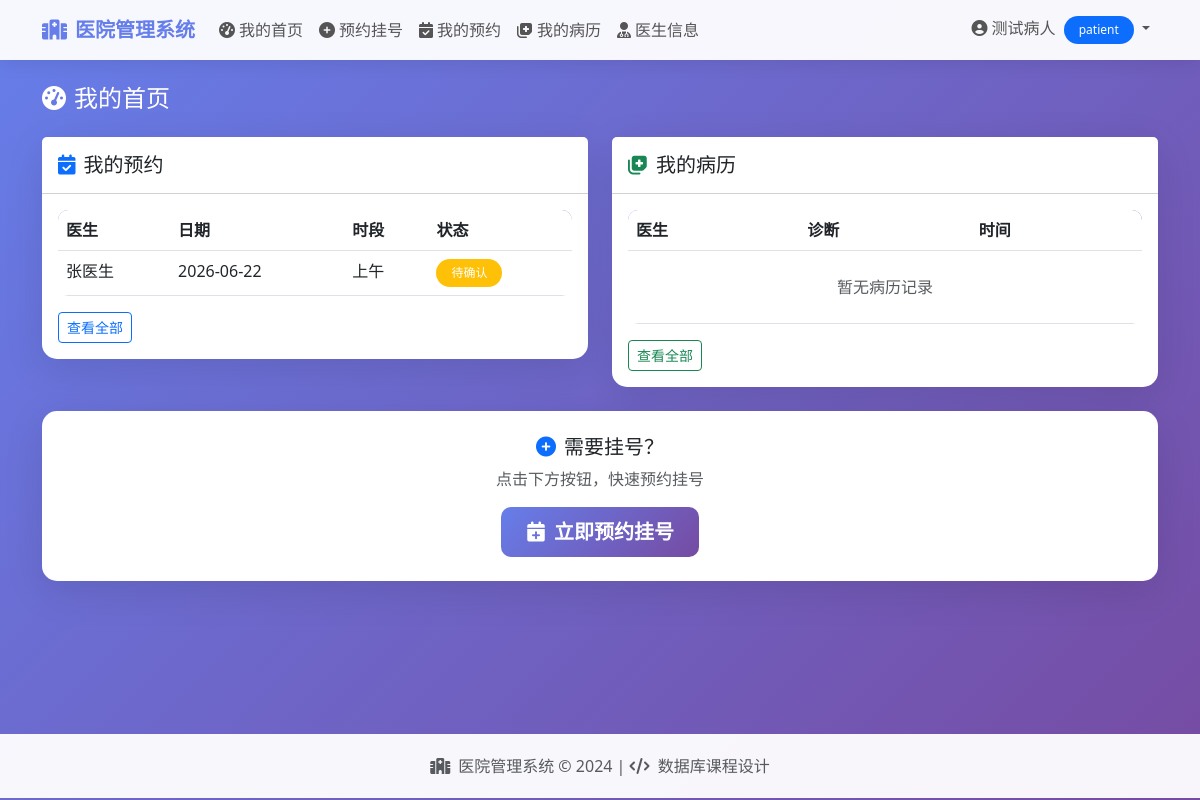
Page /patient/dashboard (signed in) on the committed database.
### app.py (models this page shows, shortened)
class User(db.Model):
    __tablename__ = 'users'
    id = db.Column(db.Integer, primary_key=True)
    username = db.Column(db.String(80), unique=True, nullable=False, index=True)
    password_hash = db.Column(db.String(200), nullable=False)
    name = db.Column(db.String(100), nullable=False)
    role = db.Column(db.String(20), nullable=False)  # admin, doctor, patient
    phone = db.Column(db.String(20))
    email = db.Column(db.String(100))
    created_at = db.Column(db.DateTime, default=datetime.utcnow)
    department = db.Column(db.String(100))  # 科室
    title = db.Column(db.String(50))  # 职称
    description = db.Column(db.Text)  # 简介
    gender = db.Column(db.String(10))
    age = db.Column(db.Integer)
    address = db.Column(db.String(200))

class Appointment(db.Model):
    __tablename__ = 'appointments'
    id = db.Column(db.Integer, primary_key=True)
    patient_id = db.Column(db.Integer, db.ForeignKey('users.id'), nullable=False, index=True)
    doctor_id = db.Column(db.Integer, db.ForeignKey('users.id'), nullable=False, index=True)
    appointment_date = db.Column(db.Date, nullable=False, index=True)
    time_slot = db.Column(db.String(20), nullable=False)  # 上午/下午
    status = db.Column(db.String(20), default='pending')  # pending, confirmed, completed, cancelled
    symptom = db.Column(db.Text)  # 症状描述
    created_at = db.Column(db.DateTime, default=datetime.utcnow)
    patient = db.relationship('User', foreign_keys=[patient_id], backref='appointments_as_patient')
    doctor = db.relationship('User', foreign_keys=[doctor_id], backref='appointments_as_doctor')

### app.py (the view)
@app.route('/patient/dashboard')
@login_required
@role_required('patient')
def patient_dashboard():
    my_appointments = Appointment.query.filter_by(
        patient_id=current_user.id
    ).order_by(Appointment.appointment_date.desc()).limit(5).all()
    my_records = MedicalRecord.query.filter_by(
        patient_id=current_user.id
    ).order_by(MedicalRecord.created_at.desc()).limit(5).all()
    return render_template('patient/dashboard.html',
                         my_appointments=my_appointments,
                         my_records=my_records)

### app.py (called while the page is built)
def role_required(*roles):
    def decorator(f):
        @wraps(f)
        def decorated_function(*args, **kwargs):
            if not current_user.is_authenticated:
                return redirect(url_for('login'))
            if current_user.role not in roles:
                flash("您没有权限访问此页面", "danger")
                return redirect(url_for('index'))
            return f(*args, **kwargs)
        return decorated_function
    return decorator

@login_manager.user_loader
def load_user(user_id):
    return User.query.get(int(user_id))

### templates/patient/dashboard.html (shortened to what this page needs)
{% extends "base.html" %}
{% block content %}
<div class="fade-in">
    <h4 class="text-white mb-4"><i class="fas fa-tachometer-alt me-2"></i>我的首页</h4>
    <div class="row g-4">
        <div class="col-md-6">
            <div class="card">
                <div class="card-header bg-white py-3">
                    <h5 class="mb-0"><i class="fas fa-calendar-check me-2 text-primary"></i>我的预约</h5>
                </div>
                <div class="card-body">
                    <div class="table-responsive">
                        <table class="table table-hover">
                            <thead>
                                <tr>
                                    <th>医生</th>
                                    <th>日期</th>
                                    <th>时段</th>
                                    <th>状态</th>
                                </tr>
                            </thead>
                            <tbody>
                                {% for apt in my_appointments %}
                                <tr>
                                    <td>{{ apt.doctor.name if apt.doctor else '未知' }}</td>
                                    <td>{{ apt.appointment_date }}</td>
                                    <td>{{ apt.time_slot }}</td>
                                    <td>
                                        {% if apt.status == 'pending' %}
                                        <span class="badge bg-warning">待确认</span>
                                        {% elif apt.status == 'confirmed' %}
                                        <span class="badge bg-info">已确认</span>
                                        {% elif apt.status == 'completed' %}
                                        <span class="badge bg-success">已完成</span>
                                        {% elif apt.status == 'cancelled' %}
                                        <span class="badge bg-danger">已取消</span>
                                        {% endif %}
                                    </td>
                                </tr>
                                {% else %}
                                <tr>
                                    <td colspan="4" class="text-center text-muted py-4">暂无预约记录</td>
                                </tr>
                                {% endfor %}
                            </tbody>
                        </table>
                    </div>
                    <a href="{{ url_for('patient_appointments') }}" class="btn btn-outline-primary btn-sm">查看全部</a>
                </div>
            </div>
        </div>
        <div class="col-md-6">
            <div class="card">
                <div class="card-header bg-white py-3">
                    <h5 class="mb-0"><i class="fas fa-notes-medical me-2 text-success"></i>我的病历</h5>
                </div>
                <div class="card-body">
                    <div class="table-responsive">
                        <table class="table table-hover">
                            <thead>
                                <tr>
                                    <th>医生</th>
                                    <th>诊断</th>
                                    <th>时间</th>
                                </tr>
                            </thead>
                            <tbody>
                                {% for record in my_records %}
                                <tr>
                                    <td>{{ record.doctor.name if record.doctor else '未知' }}</td>
                                    <td>{{ record.diagnosis[:20] + '...' if record.diagnosis|length > 20 else record.diagnosis }}</td>
                                    <td>{{ record.created_at.strftime('%m-%d %H:%M') }}</td>
                                </tr>
                                {% else %}
                                <tr>
                                    <td colspan="3" class="text-center text-muted py-4">暂无病历记录</td>
                                </tr>
                                {% endfor %}
                            </tbody>
                        </table>
                    </div>
                    <a href="{{ url_for('patient_records') }}" class="btn btn-outline-success btn-sm">查看全部</a>
                </div>
            </div>
        </div>
    </div>
    <div class="row mt-4">
        <div class="col-12">
            <div class="card">
                <div class="card-body p-4 text-center">
                    <h5><i class="fas fa-plus-circle me-2 text-primary"></i>需要挂号？</h5>
                    <p class="text-muted">点击下方按钮，快速预约挂号</p>
                    <a href="{{ url_for('patient_book_appointment') }}" class="btn btn-primary btn-lg">
                        <i class="fas fa-calendar-plus me-2"></i>立即预约挂号
                    </a>
                </div>
            </div>
        </div>
    </div>
</div>
{% endblock %}

### templates/base.html (shortened to what this page needs)
<!DOCTYPE html>
<html lang="zh-CN">
<head>
    <link href="https://cdn.bootcdn.net/ajax/libs/twitter-bootstrap/5.3.0/css/bootstrap.min.css" rel="stylesheet">
    <link href="https://cdn.bootcdn.net/ajax/libs/font-awesome/6.4.0/css/all.min.css" rel="stylesheet">
</head>
<body>
    <nav class="navbar navbar-expand-lg">
        <div class="container">
            <a class="navbar-brand" href="{{ url_for('index') }}">
                <i class="fas fa-hospital me-2"></i>医院管理系统
            </a>
            <div class="collapse navbar-collapse" id="navbarNav">
                <ul class="navbar-nav me-auto">
                    {% if current_user.is_authenticated %}
                        {% if current_user.role == 'admin' %}
                        <li class="nav-item">
                            <a class="nav-link" href="{{ url_for('admin_dashboard') }}">
                                <i class="fas fa-tachometer-alt me-1"></i>控制台
                            </a>
                        </li>
                        <li class="nav-item dropdown">
                            <a class="nav-link dropdown-toggle" href="#" role="button" data-bs-toggle="dropdown">
                                <i class="fas fa-cog me-1"></i>系统管理
                            </a>
                            <ul class="dropdown-menu">
                                <li><a class="dropdown-item" href="{{ url_for('admin_doctors') }}"><i class="fas fa-user-md me-2"></i>医生管理</a></li>
                                <li><a class="dropdown-item" href="{{ url_for('admin_patients') }}"><i class="fas fa-user me-2"></i>病人管理</a></li>
                                <li><a class="dropdown-item" href="{{ url_for('admin_departments') }}"><i class="fas fa-building me-2"></i>科室管理</a></li>
                                <li><a class="dropdown-item" href="{{ url_for('admin_drugs') }}"><i class="fas fa-pills me-2"></i>药品管理</a></li>
                                <li><a class="dropdown-item" href="{{ url_for('admin_schedules') }}"><i class="fas fa-calendar-alt me-2"></i>排班管理</a></li>
                            </ul>
                        </li>
                        <li class="nav-item">
                            <a class="nav-link" href="{{ url_for('admin_appointments') }}">
                                <i class="fas fa-calendar-check me-1"></i>预约管理
                            </a>
                        </li>
                        <li class="nav-item">
                            <a class="nav-link" href="{{ url_for('admin_medical_records') }}">
                                <i class="fas fa-notes-medical me-1"></i>病历管理
                            </a>
                        </li>
                        {% elif current_user.role == 'patient' %}
                        <li class="nav-item">
                            <a class="nav-link" href="{{ url_for('patient_dashboard') }}">
                                <i class="fas fa-tachometer-alt me-1"></i>我的首页
                            </a>
                        </li>
                        <li class="nav-item">
                            <a class="nav-link" href="{{ url_for('patient_book_appointment') }}">
                                <i class="fas fa-plus-circle me-1"></i>预约挂号
                            </a>
                        </li>
                        <li class="nav-item">
                            <a class="nav-link" href="{{ url_for('patient_appointments') }}">
                                <i class="fas fa-calendar-check me-1"></i>我的预约
                            </a>
                        </li>
                        <li class="nav-item">
                            <a class="nav-link" href="{{ url_for('patient_records') }}">
                                <i class="fas fa-notes-medical me-1"></i>我的病历
                            </a>
                        </li>
                        <li class="nav-item">
                            <a class="nav-link" href="{{ url_for('patient_doctors') }}">
                                <i class="fas fa-user-md me-1"></i>医生信息
                            </a>
                        </li>
                        {% endif %}
                    {% endif %}
                </ul>
                <ul class="navbar-nav">
                    {% if current_user.is_authenticated %}
                    <li class="nav-item dropdown">
                        <a class="nav-link dropdown-toggle" href="#" role="button" data-bs-toggle="dropdown">
                            <i class="fas fa-user-circle me-1"></i>{{ current_user.name }}
                            <span class="badge bg-primary ms-1">{{ current_user.role }}</span>
                        </a>
                    </li>
                    {% endif %}
                </ul>
            </div>
        </div>
    </nav>
    <div class="container mt-4 content-wrapper">
        {% block content %}{% endblock %}
    </div>
    <footer class="footer">
        <div class="container text-center">
            <p class="mb-0 text-muted">
                <i class="fas fa-hospital me-2"></i>医院管理系统 &copy; 2024 |
                <i class="fas fa-code me-1"></i> 数据库课程设计
            </p>
        </div>
    </footer>
</body>
</html>

### templates/base.html (style rules this page uses)
body { background: linear-gradient(135deg, #667eea 0%, #764ba2 100%); min-height: 100vh; }
.card { border: none; border-radius: 15px; box-shadow: 0 10px 40px rgba(0,0,0,0.1); }
.navbar { background: rgba(255,255,255,0.95) !important; backdrop-filter: blur(10px); box-shadow: 0 2px 20px rgba(0,0,0,0.1); }
.navbar-brand { font-weight: 700; color: #667eea !important; }
.nav-link { font-weight: 500; color: #555 !important; transition: all 0.3s; }
.btn-primary { background: linear-gradient(135deg, #667eea 0%, #764ba2 100%); border: none; border-radius: 10px; padding: 10px 25px; font-weight: 600; transition: all 0.3s; }
.table { border-radius: 10px; overflow: hidden; }
.table thead { background: linear-gradient(135deg, #667eea 0%, #764ba2 100%); color: white; }
.footer { background: rgba(255,255,255,0.95); padding: 20px 0; margin-top: 50px; }
.badge { padding: 8px 15px; border-radius: 20px; font-weight: 500; }
.content-wrapper { min-height: calc(100vh - 200px); }
.fade-in { animation: fadeIn 0.5s ease; }

### rows in the picture
User: name "测试病人", role "patient"
Appointment: doctor "张医生", appointment_date "2026-06-22", time_slot "上午", status "待确认"
